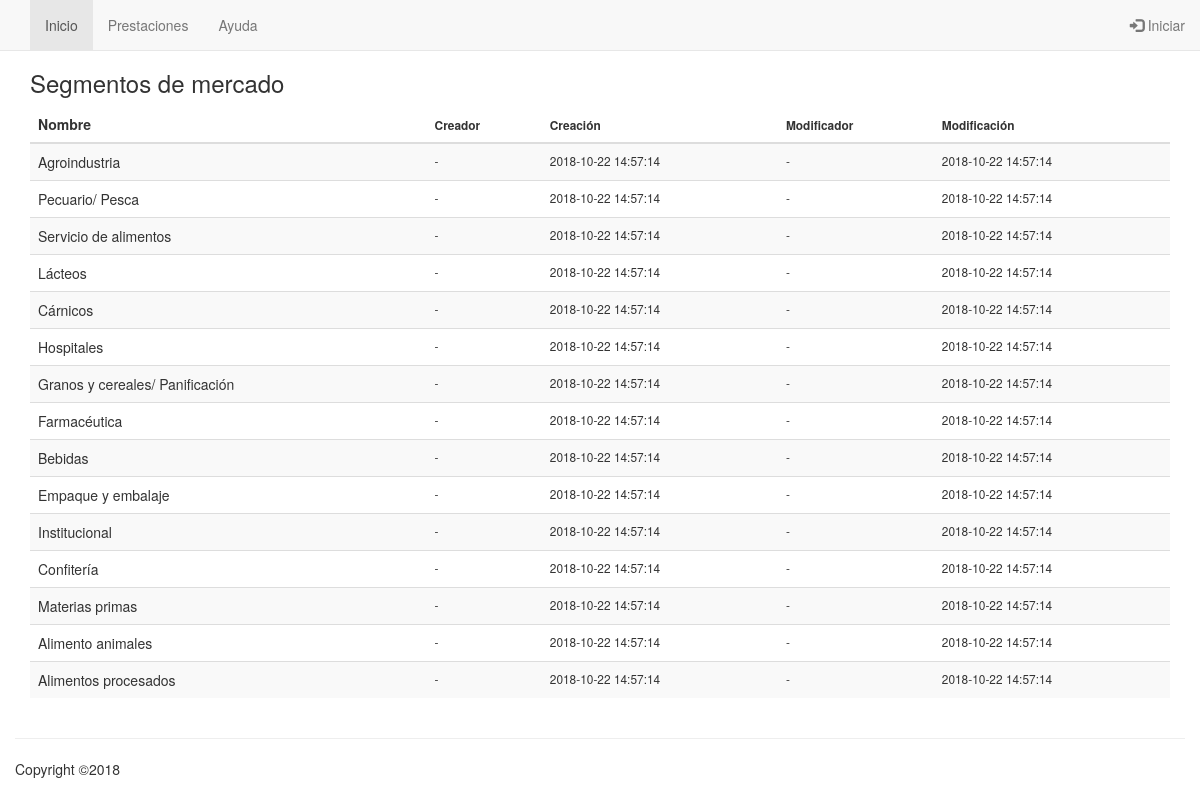
/app/views/catalogs/view_market_segment.php, run on an earlier commit of the app's database.
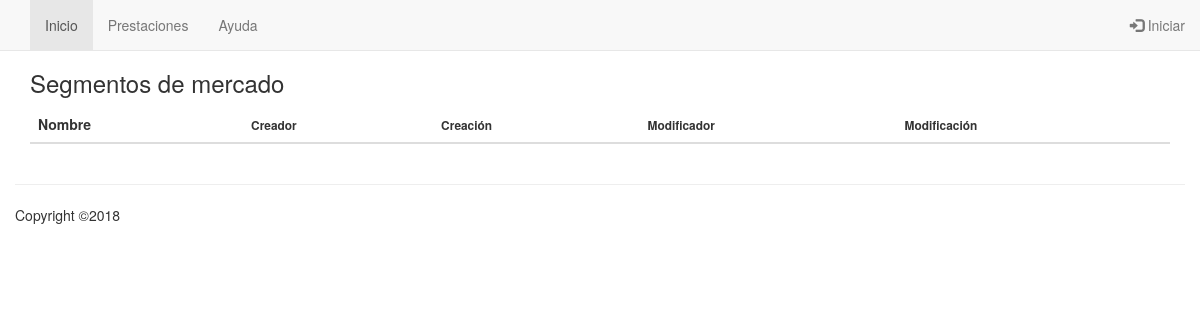
And on a later commit of the database.
### tables this page shows
CREATE TABLE IF NOT EXISTS cc_market_segment ( 
id_market_segment SMALLINT UNSIGNED NOT NULL AUTO_INCREMENT, 
name CHAR(50) NOT NULL, 
sorting SMALLINT UNSIGNED NOT NULL, 
is_system BOOLEAN NOT NULL, 
is_deleted BOOLEAN NOT NULL, 
fk_user_ins SMALLINT UNSIGNED NOT NULL, 
fk_user_upd SMALLINT UNSIGNED NOT NULL, 
ts_user_ins TIMESTAMP NOT NULL DEFAULT '0000-00-00 00:00:00', 
ts_user_upd TIMESTAMP NOT NULL DEFAULT CURRENT_TIMESTAMP, 
CONSTRAINT pk_cc_market_segment PRIMARY KEY (id_market_segment));

CREATE TABLE IF NOT EXISTS cc_user ( 
id_user SMALLINT UNSIGNED NOT NULL AUTO_INCREMENT, 
name CHAR(201) NOT NULL, 
prefix CHAR(25) NOT NULL, 
surname CHAR(100) NOT NULL, 
forename CHAR(100) NOT NULL, 
initials CHAR(10) NOT NULL, 
mail CHAR(200) NOT NULL, 
user_name CHAR(50) NOT NULL, 
user_pswd CHAR(200) NOT NULL, 
is_system BOOLEAN NOT NULL, 
is_deleted BOOLEAN NOT NULL, 
fk_user_type SMALLINT UNSIGNED NOT NULL, 
nk_entity INTEGER UNSIGNED, 
nk_user_job SMALLINT UNSIGNED, 
fk_user_ins SMALLINT UNSIGNED NOT NULL, 
fk_user_upd SMALLINT UNSIGNED NOT NULL, 
ts_user_ins TIMESTAMP NOT NULL DEFAULT '0000-00-00 00:00:00', 
ts_user_upd TIMESTAMP NOT NULL DEFAULT CURRENT_TIMESTAMP, 
CONSTRAINT pk_cc_user PRIMARY KEY (id_user));

### app/views/catalogs/view_market_segment.php (the view, shortened to what this page needs)
<?php
echo '<!DOCTYPE html>';
echo '<html>';
echo FApp::composeHtmlHead();
echo '<body>';
echo FAppNavbar::compose("catalogs");
echo '<div class="container" style="margin-top:50px">';
echo '<h3>Segmentos de mercado</h3>';
$sql = <<<SQL
SELECT c.name AS c_name, c.id_market_segment AS c_id,
c.ts_user_ins AS c_ts_user_ins, c.ts_user_upd AS c_ts_user_upd,
ui.name AS ui_name, uu.name AS uu_name
FROM cc_market_segment AS c
INNER JOIN cc_user AS ui ON c.fk_user_ins = ui.id_user
INNER JOIN cc_user AS uu ON c.fk_user_upd = uu.id_user
WHERE NOT c.is_deleted
ORDER BY c.sorting, c.id_market_segment;
SQL;
echo '<table class="table table-striped">';
echo '<thead>';
echo '<tr>';
echo '<th>Nombre</th>';
echo '<th class="small">Creador</th>';
echo '<th class="small">Creación</th>';
echo '<th class="small">Modificador</th>';
echo '<th class="small">Modificación</th>';
echo '</tr>';
echo '</thead>';
echo '<tbody>';
$pdo = FGuiUtils::createPdo();
foreach ($pdo->query($sql) as $row) {
    echo '<tr>';
    echo '<td>' . $row['c_name'] . '</td>';
    echo '<td class="small">' . $row['ui_name'] . '</td>';
    echo '<td class="small">' . $row['c_ts_user_ins'] . '</td>';
    echo '<td class="small">' . $row['uu_name'] . '</td>';
    echo '<td class="small">' . $row['c_ts_user_upd'] . '</td>';
    echo '</tr>';
}
echo '</tbody>';
echo '</table>';
echo '</div>';
echo FApp::composeFooter();
echo '</body>';
echo '</html>';

### Fraphe/App/FApp.php (shortened to what this page needs)
<?php
abstract class FApp
{
    public static function composeFooter(): string
    {
        $html = '<footer>';
        $html .= '<div class="container-fluid">';
        $html .= '<hr>';
        $html .= 'Copyright &copy;' . date("Y") . ' ' . $_SESSION[FAppConsts::APP_VENDOR];
        $html .= '</div>';
        $html .= '</footer>';
        return $html;
    }
    public static function composeHtmlHead(): string
    {
        $html = '<head>';
        $html .= '<title>' . $_SESSION[FAppConsts::APP_NAME] . '</title>';
        $html .= '<meta charset="utf-8">';
        $html .= '<meta name="viewport" content="width=device-width, initial-scale=1">';
        $html .= '<link rel="stylesheet" href="https://maxcdn.bootstrapcdn.com/bootstrap/3.3.7/css/bootstrap.min.css">';
        $html .= '<link rel="stylesheet" href="' . $_SESSION[FAppConsts::ROOT_DIR_WEB] . 'css/fraphe.css">';
        $html .= '<script type="text/javascript" src="https://ajax.googleapis.com/ajax/libs/jquery/1.12.4/jquery.min.js"></script>';
        $html .= '<script type="text/javascript" src="https://maxcdn.bootstrapcdn.com/bootstrap/3.3.7/js/bootstrap.min.js"></script>';
        $html .= '<script type="text/javascript" src="' . $_SESSION[FAppConsts::ROOT_DIR_WEB] . 'js/main.js"></script>';
        $html .= '</head>';
        return $html;
    }
    public static function isUserSessionActive(): bool
    {
        return array_key_exists(FAppConsts::USER_ID, $_SESSION);
    }
}

### Fraphe/App/FAppNavbar.php (shortened to what this page needs)
<?php
abstract class FAppNavbar
{
    private static function composeNavbarHeader(): string
    {
        $html = '<div class="navbar-header">';
        $html .= '<button type="button" class="navbar-toggle" data-toggle="collapse" data-target="#myNavbar">';
        $html .= '<span class="icon-bar"></span>';
        $html .= '<span class="icon-bar"></span>';
        $html .= '<span class="icon-bar"></span> ';
        $html .= '</button>';
        $html .= '<a class="navbar-brand" href="' . $_SERVER['PHP_SELF'] . '">' . $_SESSION[FAppConsts::APP_NAME] . '</a>';
        $html .= '</div>';
        return $html;
    }
    private static function composeSessionInactive(): string
    {
        $curPage = "";
        if ($_SESSION[FAppConsts::APP_MODE] == "DEV") {
            $html = '<nav class="navbar navbar-default">';
        }
        else {
            $html = '<nav class="navbar navbar-default navbar-fixed-top">';
        }
        $html .= '<div class="container-fluid">';
        $html .= self::composeNavbarHeader();
        $html .= '<div class="collapse navbar-collapse" id="myNavbar">';
        $html .= '<ul class="nav navbar-nav">';
        $html .= '<li' . ($curPage == FAppConsts::PAGE_HOME || $curPage == '' ? ' class="active"' : '') . '><a href="' . $_SERVER['PHP_SELF'] . '?' . FAppConsts::TAG_PAGE . '=' . FAppConsts::PAGE_HOME . '">Inicio</a></li>';
        $html .= '<li' . ($curPage == FAppConsts::PAGE_FEAT ? ' class="active"' : '') . '><a href="' . $_SERVER['PHP_SELF'] . '?' . FAppConsts::TAG_PAGE . '=' . FAppConsts::PAGE_FEAT . '">Prestaciones</a></li>';
        $html .= '<li' . ($curPage == FAppConsts::PAGE_HELP ? ' class="active"' : '') . '><a href="' . $_SERVER['PHP_SELF'] . '?' . FAppConsts::TAG_PAGE . '=' . FAppConsts::PAGE_HELP . '">Ayuda</a></li> ';
        $html .= '</ul>';
        $html .= '<ul class="nav navbar-nav navbar-right">';
        $html .= '<li><a href="' . $_SESSION[FAppConsts::ROOT_DIR_WEB] . 'Fraphe/Lib/login.php"><span class="glyphicon glyphicon-log-in"></span>&nbsp;Iniciar</a></li>';
        $html .= '</ul>';
        $html .= '</div>';
        $html .= '</div>';
        $html .= '</nav>';
        return $html;
    }
    public static function compose(string $optModuleId = ""): string
    {
        if (!FApp::isUserSessionActive()) {
            $html = self::composeSessionInactive();
        }
        else {
            $html = self::composeSessionActive($optModuleId);
        }
        return $html;
    }
}

What changed in the data, as far as the page shows it:
removed cc_market_segment: name "Agroindustria", cc_user.name "-", ts_user_ins "2018-10-22 14:57:14", ts_user_upd "2018-10-22 14:57:14"
removed cc_market_segment: name "Pecuario/ Pesca", cc_user.name "-", ts_user_ins "2018-10-22 14:57:14", ts_user_upd "2018-10-22 14:57:14"
removed cc_market_segment: name "Servicio de alimentos", cc_user.name "-", ts_user_ins "2018-10-22 14:57:14", ts_user_upd "2018-10-22 14:57:14"
removed cc_market_segment: name "Lácteos", cc_user.name "-", ts_user_ins "2018-10-22 14:57:14", ts_user_upd "2018-10-22 14:57:14"
removed cc_market_segment: name "Cárnicos", cc_user.name "-", ts_user_ins "2018-10-22 14:57:14", ts_user_upd "2018-10-22 14:57:14"
removed cc_market_segment: name "Hospitales", cc_user.name "-", ts_user_ins "2018-10-22 14:57:14", ts_user_upd "2018-10-22 14:57:14"
removed cc_market_segment: name "Granos y cereales/ Panificación", cc_user.name "-", ts_user_ins "2018-10-22 14:57:14", ts_user_upd "2018-10-22 14:57:14"
removed cc_market_segment: name "Farmacéutica", cc_user.name "-", ts_user_ins "2018-10-22 14:57:14", ts_user_upd "2018-10-22 14:57:14"
removed cc_market_segment: name "Bebidas", cc_user.name "-", ts_user_ins "2018-10-22 14:57:14", ts_user_upd "2018-10-22 14:57:14"
removed cc_market_segment: name "Empaque y embalaje", cc_user.name "-", ts_user_ins "2018-10-22 14:57:14", ts_user_upd "2018-10-22 14:57:14"
removed cc_market_segment: name "Institucional", cc_user.name "-", ts_user_ins "2018-10-22 14:57:14", ts_user_upd "2018-10-22 14:57:14"
removed cc_market_segment: name "Confitería", cc_user.name "-", ts_user_ins "2018-10-22 14:57:14", ts_user_upd "2018-10-22 14:57:14"
removed cc_market_segment: name "Materias primas", cc_user.name "-", ts_user_ins "2018-10-22 14:57:14", ts_user_upd "2018-10-22 14:57:14"
removed cc_market_segment: name "Alimento animales", cc_user.name "-", ts_user_ins "2018-10-22 14:57:14", ts_user_upd "2018-10-22 14:57:14"
removed cc_market_segment: name "Alimentos procesados", cc_user.name "-", ts_user_ins "2018-10-22 14:57:14", ts_user_upd "2018-10-22 14:57:14"
